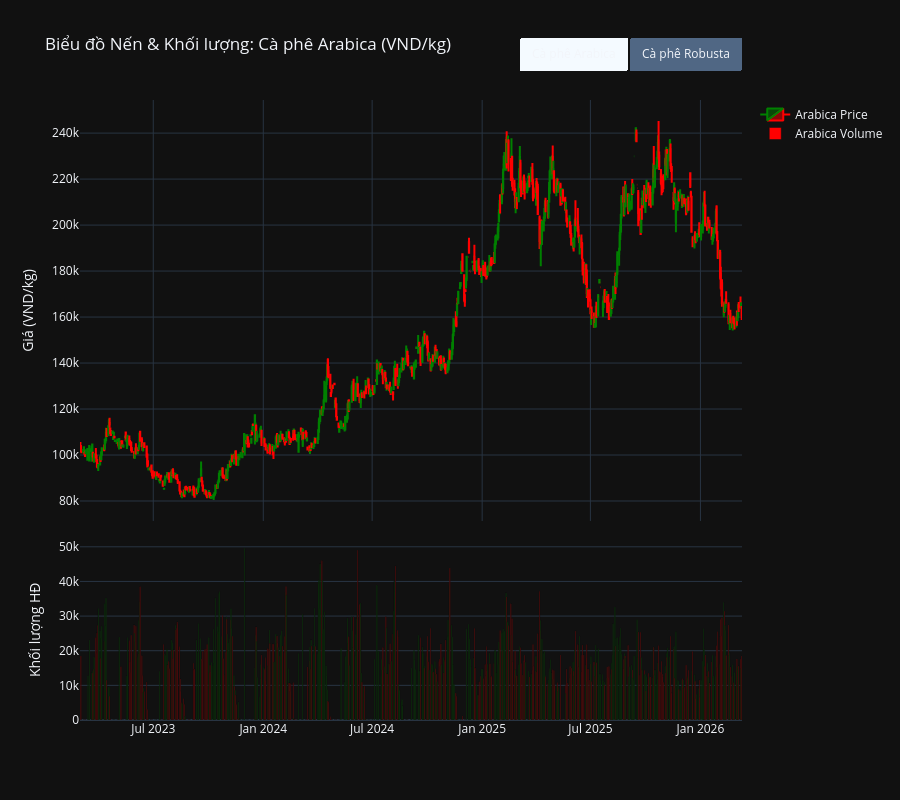

Notebook source saved alongside this figure:
### Markdown cell above
## 1. Biểu đồ : Nến Nhật & Khối lượng Giao dịch

### Mô tả biểu đồ
Biểu đồ tương tác 2 hàng, có nút chuyển đổi giữa **Arabica** và **Robusta**:
- **Hàng trên (70%)**: Biểu đồ nến Nhật (Candlestick) — mỗi nến biểu diễn `Open`, `High`, `Low`, `Close (Price)` trong một phiên giao dịch
  - 🟢 **Nến xanh**: Giá đóng cửa ≥ giá mở cửa (phiên tăng)
  - 🔴 **Nến đỏ**: Giá đóng cửa < giá mở cửa (phiên giảm)
- **Hàng dưới (30%)**: Biểu đồ cột khối lượng giao dịch (`Vol.`), tô màu xanh/đỏ tương ứng với nến

### Nhận xét
- Giai đoạn **2023-2024**: Arabica giao dịch trong vùng **~100,000 – 150,000 VND/kg**, khối lượng ổn định
- Giai đoạn **2024-2025**: Giá Arabica tăng mạnh lên vùng **200,000+ VND/kg**, biên độ nến rộng hơn cho thấy biến động cao hơn
- Robusta duy trì vùng giá thấp hơn (~55,000 – 140,000 VND/kg) và có biên độ biến động hẹp hơn

### Code cell
arabica_colors = ['green' if price >= open_val else 'red' for price, open_val in zip(arabica_df['Price'], arabica_df['Open'])]
robusta_colors = ['green' if price >= open_val else 'red' for price, open_val in zip(robusta_df['Price'], robusta_df['Open'])]

fig = make_subplots(rows=2, cols=1, shared_xaxes=True, 
                    vertical_spacing=0.03, row_heights=[0.7, 0.3])



fig.add_trace(go.Candlestick(x=arabica_df['Date'],
                open=arabica_df['Open'], high=arabica_df['High'],
                low=arabica_df['Low'], close=arabica_df['Price'],
                increasing_line_color='green', decreasing_line_color='red',
                name='Arabica Price'), 
                row=1, col=1)

fig.add_trace(go.Bar(x=arabica_df['Date'], y=arabica_df['Vol.'],
                marker_color=arabica_colors, name='Arabica Volume'), 
                row=2, col=1)


fig.add_trace(go.Candlestick(x=robusta_df['Date'],
                open=robusta_df['Open'], high=robusta_df['High'],
                low=robusta_df['Low'], close=robusta_df['Price'],
                increasing_line_color='green', decreasing_line_color='red',
                name='Robusta Price', visible=False), 
                row=1, col=1)

fig.add_trace(go.Bar(x=robusta_df['Date'], y=robusta_df['Vol.'],
                marker_color=robusta_colors, name='Robusta Volume', visible=False), 
                row=2, col=1)

fig.update_layout(
    updatemenus=[
        dict(
            type="buttons",
            direction="right",
            x=1, y=1.1, # Vị trí của nút
            showactive=True,
            buttons=list([
                dict(label="Cà phê Arabica",
                     method="update",
                     args=[{"visible": [True, True, False, False]}, # Hiện trace 1,2; Ẩn trace 3,4
                           {"title": "Biểu đồ Nến & Khối lượng: Cà phê Arabica (VND/kg)"}]),
                dict(label="Cà phê Robusta",
                     method="update",
                     args=[{"visible": [False, False, True, True]}, # Ẩn trace 1,2; Hiện trace 3,4
                           {"title": "Biểu đồ Nến & Khối lượng: Cà phê Robusta (VND/kg)"}]),
            ]),
        )
    ]
)


fig.update_layout(
    title='Biểu đồ Nến & Khối lượng: Cà phê Arabica (VND/kg)',
    yaxis_title='Giá (VND/kg)',
    yaxis2_title='Khối lượng HĐ',
    xaxis_rangeslider_visible=False, # Tắt thanh trượt mặc định của Candlestick để nhìn gọn hơn
    template='plotly_dark', # Bạn có thể đổi thành 'plotly_white' nếu thích nền sáng
    height=800
)

fig.show()

### Figure 1 — Plotly figure (JSON) as saved in the notebook; plotly's stock layout.template omitted (floating-point values rounded to 4 significant figures; data arrays with more than 128 entries replaced by an {"elided": "..."} marker saying what was removed)
{"data": [{"close": {"elided": "761 float values"}, "decreasing": {"line": {"color": "red"}}, "high": {"elided": "761 float values"}, "increasing": {"line": {"color": "green"}}, "low": {"elided": "761 float values"}, "name": "Arabica Price", "open": {"elided": "761 float values"}, "type": "candlestick", "x": {"elided": "761 str values"}, "xaxis": "x", "yaxis": "y"}, {"marker": {"color": {"elided": "761 str values"}}, "name": "Arabica Volume", "type": "bar", "x": {"elided": "761 str values"}, "xaxis": "x2", "y": {"elided": "761 float values"}, "yaxis": "y2"}, {"close": {"elided": "766 float values"}, "decreasing": {"line": {"color": "red"}}, "high": {"elided": "766 float values"}, "increasing": {"line": {"color": "green"}}, "low": {"elided": "766 float values"}, "name": "Robusta Price", "open": {"elided": "766 float values"}, "type": "candlestick", "visible": false, "x": {"elided": "766 str values"}, "xaxis": "x", "yaxis": "y"}, {"marker": {"color": {"elided": "766 str values"}}, "name": "Robusta Volume", "type": "bar", "visible": false, "x": {"elided": "766 str values"}, "xaxis": "x2", "y": {"elided": "766 float values"}, "yaxis": "y2"}], "layout": {"height": 800, "title": {"text": "Biểu đồ Nến & Khối lượng: Cà phê Arabica (VND/kg)"}, "updatemenus": [{"buttons": [{"args": [{"visible": [true, true, false, false]}, {"title": "Biểu đồ Nến & Khối lượng: Cà phê Arabica (VND/kg)"}], "label": "Cà phê Arabica", "method": "update"}, {"args": [{"visible": [false, false, true, true]}, {"title": "Biểu đồ Nến & Khối lượng: Cà phê Robusta (VND/kg)"}], "label": "Cà phê Robusta", "method": "update"}], "direction": "right", "showactive": true, "type": "buttons", "x": 1, "y": 1.1}], "xaxis": {"anchor": "y", "domain": [0, 1], "matches": "x2", "rangeslider": {"visible": false}, "showticklabels": false}, "xaxis2": {"anchor": "y2", "domain": [0, 1]}, "yaxis": {"anchor": "x", "domain": [0.321, 1.0], "title": {"text": "Giá (VND/kg)"}}, "yaxis2": {"anchor": "x2", "domain": [0, 0.291], "title": {"text": "Khối lượng HĐ"}}}}
